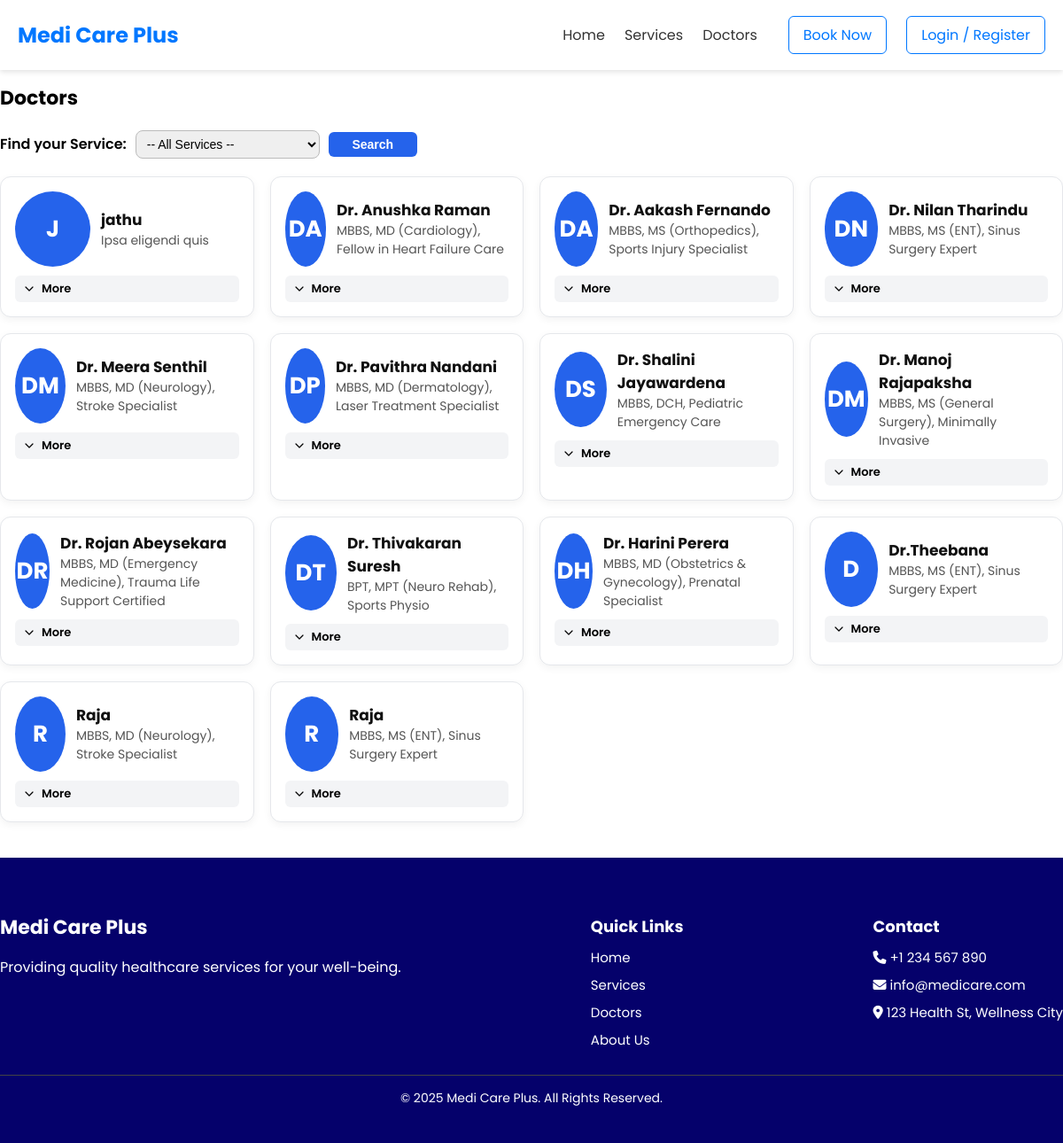
The app's page /Code/doctor.php with its own data.
### tables this page shows
CREATE TABLE `doctors` (
  `doctor_id` int(11) NOT NULL,
  `doctor_name` varchar(150) NOT NULL,
  `user_id` int(11) NOT NULL,
  `specialization` varchar(100) NOT NULL,
  `experience` int(11) NOT NULL,
  `availability_start` time NOT NULL,
  `availability_end` time NOT NULL,
  `consultation_charges` decimal(10,2) NOT NULL,
  `location` varchar(255) NOT NULL,
  `qualifications` text NOT NULL,
  `service_id` int(10) UNSIGNED DEFAULT NULL,
  `profile_photo` varchar(255) NOT NULL
);

### Code/doctor.php (the view, shortened to what this page needs)
<?php
include('inc/header.php');
include('inc/connection.php');
$filter_query = "";
$sql = "
    SELECT d.*, s.name AS service_name
    FROM doctors d
    LEFT JOIN services s ON d.service_id = s.service_id
    $filter_query
";
$result = mysqli_query($conn, $sql);
?>
<main class="page" aria-label="Doctors list">
    <h1 class="page-title">Doctors</h1>
    <form method="GET" class="filter-box" style="margin-bottom:20px; display:flex; gap:10px; align-items:center;">
        <label style="font-weight:600;">Find your Service:</label>
        <select name="service" class="service-select">
            <option value="">-- All Services --</option>
        </select>
        <button type="submit" class="search-btn small-btn">Search</button>
    </form>
    <section class="doctors-container">
        <?php
        while ($row = mysqli_fetch_assoc($result)) {
            $photo_path = "";
            $initials = "";
            foreach (explode(" ", $row['doctor_name']) as $p) {
                if ($p !== "")
                    $initials .= strtoupper($p[0]);
                if (strlen($initials) >= 2)
                    break;
            }
            ?>
            <article class="doctor-card">
                <div class="card-head">
                    <?php if ($photo_path) { ?>
                        <img src="<?php echo $photo_path; ?>" class="avatar-img big-avatar" alt="Doctor Photo">
                    <?php } else { ?>
                        <div class="avatar big-avatar"><?php echo $initials; ?></div>
                    <?php } ?>
                    <div class="meta">
                        <div class="name"><?php echo $row['doctor_name']; ?></div>
                        <div class="specialization"><?php echo $row['qualifications']; ?></div>
                    </div>
                </div>
                <details>
                    <summary class="small-summary">
                        <svg class="chev" viewBox="0 0 24 24" fill="none">
                            <path d="M6 9l6 6 6-6" stroke="currentColor" stroke-width="1.8" stroke-linecap="round"
                                stroke-linejoin="round" />
                        </svg>
                        More
                    </summary>
                </details>
            </article>
        <?php } ?>
    </section>
</main>
<?php include('inc/footer.php'); ?>

### Code/inc/header.php (shortened to what this page needs)
<!DOCTYPE html>
<html lang="en">
<?php
$rootUrl = '/MediCarePlus' ?>
<head>
    <link rel="stylesheet" href="https://cdnjs.cloudflare.com/ajax/libs/font-awesome/6.5.0/css/all.min.css">
    <link rel="stylesheet" href="<?php echo $rootUrl; ?>/css/style.css?v=0.5">
</head>
<body>
    <div class="header-section">
        <div class="container">
            <div class="header">
                <div class="logo">Medi Care Plus</div>
                <div class="menu">
                    <ul class="text-menu">
                        <li><a href="<?php echo $rootUrl; ?>/index.php">Home</a></li>
                        <li><a href="<?php echo $rootUrl; ?>/services.php">Services</a></li>
                        <li><a href="<?php echo $rootUrl; ?>/doctor.php">Doctors</a></li>
                    </ul>
                    <ul class="btn-menu">
                        <?php if (isset($_SESSION['user_id'])): ?>
                                                       <li><a href="<?php echo $rootUrl; ?>/admin/manage_profile.php">My Profile</a></li>
                            <li><a href="<?php echo $rootUrl; ?>/admin/logout.php">Logout</a></li>
                        <?php else: ?>
                            <li><a href="<?php echo $rootUrl; ?>/admin/appointment_create.php">Book Now</a></li>
                            <li><a href="<?php echo $rootUrl; ?>/admin/login.php">Login / Register</a></li>
                        <?php endif; ?>
                    </ul>
                </div>
            </div>
        </div>
    </div>

### Code/inc/footer.php
<footer class="footer">
    <div class="footer-container">
        <div class="footer-col">
            <h3>Medi Care Plus</h3>
            <p>Providing quality healthcare services for your well-being.</p>
        </div>
        <div class="footer-col">
            <h4>Quick Links</h4>
            <ul>
                <li>Home</li>
                <li>Services</li>
                <li>Doctors</li>
                <li>About Us</li>
            </ul>
        </div>
        <div class="footer-col">
            <h4>Contact</h4>
            <ul>
                <li><i class="fa-solid fa-phone"></i> +1 234 567 890</li>
                <li><i class="fa-solid fa-envelope"></i> info@medicare.com</li>
                <li><i class="fa-solid fa-location-dot"></i> 123 Health St, Wellness City</li>
            </ul>
        </div>
    </div>
    <div class="footer-bottom">© 2025 Medi Care Plus. All Rights Reserved.</div>
</footer>
</body>
</html>

### Code/css/style.css (style rules this page uses)
body { margin: 0; font-family: 'Poppins', sans-serif; background: #ffffff; width: auto; }
.header-section { background: #ffffff; box-shadow: 0 2px 6px rgba(0,0,0,0.12); }
.container { max-width: 1200px; margin: auto; padding: 0 20px; }
.header { display: flex; justify-content: space-between; align-items: center; padding: 18px 0; }
.logo { font-size: 24px; font-weight: bold; color: #0077ff; }
.menu { display: flex; align-items: center; gap: 35px; }
.menu ul { list-style: none; display: flex; gap: 22px; padding: 0; margin: 0; }
.text-menu li a { text-decoration: none; font-size: 16px; color: #333; transition: 0.3s; }
.btn-menu li a { display: inline-block; padding: 8px 16px; border: 1px solid #0077ff; border-radius: 6px; color: #0077ff; text-decoration: none; font-size: 16px; transition: 0.3s; cursor: pointer; }
.footer { background: #05016b; color: #fff; padding: 40px 0; margin-top: 40px }
.footer-container { max-width: 1200px; margin: auto; display: flex; justify-content: space-between; flex-wrap: wrap; gap: 30px }
.footer-col h3 { font-size: 22px; margin-bottom: 10px }
.footer-col h4 { font-size: 18px; margin-bottom: 10px }
.footer-col ul { list-style: none; padding: 0; margin: 0 }
.footer-col ul li { margin-bottom: 8px; font-size: 15px; cursor: pointer }
.footer-bottom { text-align: center; margin-top: 20px; padding-top: 15px; border-top: 1px solid #444; font-size: 14px }
.page-title { font-size: 22px; margin-bottom: 20px; }
.filter-box select { padding: 6px 8px; border-radius: 8px; border: 1px solid #bbb; font-size: 14px; }
.small-btn { padding: 6px 10px; background: #2563eb; border: none; color: #fff; font-weight: 600; border-radius: 6px; cursor: pointer; font-size: 14px; width: 100px; }
.doctors-container { display: grid; grid-template-columns: repeat(auto-fill, minmax(260px, 1fr)); gap: 18px; margin-top: 20px; }
.doctor-card { border: 1px solid #e5e7eb; padding: 16px; border-radius: 12px; background: #fff; box-shadow: 0 3px 10px rgba(0,0,0,0.05); }
.card-head { display: flex; align-items: center; gap: 12px; margin-bottom: 10px; }
.big-avatar, .big-avatar img, .avatar-img.big-avatar { width: 85px !important; height: 85px !important; font-size: 26px !important; }
.avatar { width: 66px; height: 66px; border-radius: 50%; background: #2563eb; color: #fff; display: flex; justify-content: center; align-items: center; font-size: 22px; font-weight: bold; }
.meta .name { font-weight: 700; font-size: 17px; color: #111; }
.meta .specialization { font-size: 14px; color: #555; }
.small-summary { cursor: pointer; padding: 5px 8px !important; border-radius: 6px !important; background: #f3f4f6; font-weight: 600; display: flex; align-items: center; gap: 6px; margin-top: 10px; font-size: 13px !important; }
.small-summary svg { width: 16px; height: 16px; }
button { width: 100%; padding: 12px; background: #4CAF50; border: none; color: white; font-size: 16px; border-radius: 5px; cursor: pointer; }

### records on screen
doctors: initials "J", doctor_name "jathu", qualifications "Ipsa eligendi quis"
doctors: initials "DA", doctor_name "Dr. Anushka Raman", qualifications "MBBS, MD (Cardiology), Fellow in Heart Failure Care"
doctors: initials "DA", doctor_name "Dr. Aakash Fernando", qualifications "MBBS, MS (Orthopedics), Sports Injury Specialist"
doctors: initials "DN", doctor_name "Dr. Nilan Tharindu", qualifications "MBBS, MS (ENT), Sinus Surgery Expert"
doctors: initials "DM", doctor_name "Dr. Meera Senthil", qualifications "MBBS, MD (Neurology), Stroke Specialist"
doctors: initials "DP", doctor_name "Dr. Pavithra Nandani", qualifications "MBBS, MD (Dermatology), Laser Treatment Specialist"
doctors: initials "DS", doctor_name "Dr. Shalini Jayawardena", qualifications "MBBS, DCH, Pediatric Emergency Care"
doctors: initials "DM", doctor_name "Dr. Manoj Rajapaksha", qualifications "MBBS, MS (General Surgery), Minimally Invasive"
doctors: initials "DR", doctor_name "Dr. Rojan Abeysekara", qualifications "MBBS, MD (Emergency Medicine), Trauma Life Support Certified"
doctors: initials "DT", doctor_name "Dr. Thivakaran Suresh", qualifications "BPT, MPT (Neuro Rehab), Sports Physio"
doctors: initials "DH", doctor_name "Dr. Harini Perera", qualifications "MBBS, MD (Obstetrics & Gynecology), Prenatal Specialist"
doctors: initials "D", doctor_name "Dr.Theebana", qualifications "MBBS, MS (ENT), Sinus Surgery Expert"
doctors: initials "R", doctor_name "Raja", qualifications "MBBS, MD (Neurology), Stroke Specialist"
doctors: initials "R", doctor_name "Raja", qualifications "MBBS, MS (ENT), Sinus Surgery Expert"
